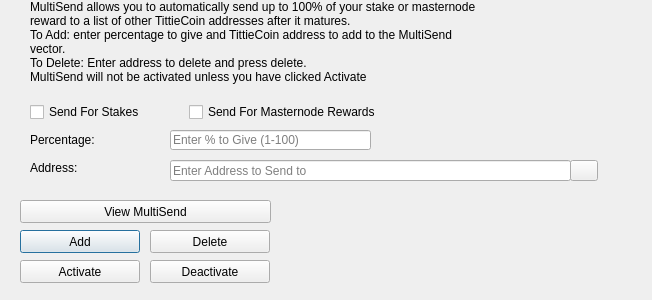
<?xml version="1.0" encoding="UTF-8"?>
<ui version="4.0">
 <class>MultiSendDialog</class>
 <widget class="QDialog" name="MultiSendDialog">
  <property name="windowModality">
   <enum>Qt::NonModal</enum>
  </property>
  <property name="geometry">
   <rect>
    <x>0</x>
    <y>0</y>
    <width>652</width>
    <height>300</height>
   </rect>
  </property>
  <property name="windowTitle">
   <string>MultiSend</string>
  </property>
  <widget class="QLineEdit" name="multiSendPercentEdit">
   <property name="geometry">
    <rect>
     <x>170</x>
     <y>130</y>
     <width>201</width>
     <height>20</height>
    </rect>
   </property>
   <property name="toolTip">
    <string>Enter whole numbers 1 - 100</string>
   </property>
   <property name="placeholderText">
    <string>Enter % to Give (1-100)</string>
   </property>
  </widget>
  <widget class="QLineEdit" name="multiSendAddressEdit">
   <property name="geometry">
    <rect>
     <x>170</x>
     <y>160</y>
     <width>401</width>
     <height>21</height>
    </rect>
   </property>
   <property name="toolTip">
    <string/>
   </property>
   <property name="placeholderText">
    <string>Enter Address to Send to</string>
   </property>
  </widget>
  <widget class="QLabel" name="label_2">
   <property name="geometry">
    <rect>
     <x>30</x>
     <y>0</y>
     <width>451</width>
     <height>121</height>
    </rect>
   </property>
   <property name="lineWidth">
    <number>1</number>
   </property>
   <property name="text">
    <string>MultiSend allows you to automatically send up to 100% of your stake or masternode reward to a list of other TittieCoin addresses after it matures.
To Add: enter percentage to give and TittieCoin address to add to the MultiSend vector.
To Delete: Enter address to delete and press delete.
MultiSend will not be activated unless you have clicked Activate</string>
   </property>
   <property name="alignment">
    <set>Qt::AlignLeading|Qt::AlignLeft|Qt::AlignTop</set>
   </property>
   <property name="wordWrap">
    <bool>true</bool>
   </property>
  </widget>
  <widget class="QLabel" name="message">
   <property name="geometry">
    <rect>
     <x>290</x>
     <y>200</y>
     <width>351</width>
     <height>91</height>
    </rect>
   </property>
   <property name="text">
    <string/>
   </property>
  </widget>
  <widget class="QPushButton" name="addButton">
   <property name="geometry">
    <rect>
     <x>20</x>
     <y>230</y>
     <width>120</width>
     <height>23</height>
    </rect>
   </property>
   <property name="toolTip">
    <string/>
   </property>
   <property name="statusTip">
    <string>Add to MultiSend Vector</string>
   </property>
   <property name="text">
    <string>Add</string>
   </property>
  </widget>
  <widget class="QPushButton" name="disableButton">
   <property name="geometry">
    <rect>
     <x>150</x>
     <y>260</y>
     <width>120</width>
     <height>23</height>
    </rect>
   </property>
   <property name="statusTip">
    <string>Deactivate MultiSend</string>
   </property>
   <property name="text">
    <string>Deactivate</string>
   </property>
  </widget>
  <widget class="QPushButton" name="addressBookButton">
   <property name="geometry">
    <rect>
     <x>570</x>
     <y>160</y>
     <width>28</width>
     <height>21</height>
    </rect>
   </property>
   <property name="toolTip">
    <string>Choose an address from the address book</string>
   </property>
   <property name="text">
    <string/>
   </property>
   <property name="icon">
    <iconset resource="../tittiecoin.qrc">
     <normaloff>:/icons/address-book</normaloff>:/icons/address-book</iconset>
   </property>
   <property name="shortcut">
    <string>Alt+A</string>
   </property>
   <property name="autoDefault">
    <bool>false</bool>
   </property>
  </widget>
  <widget class="QLabel" name="label">
   <property name="geometry">
    <rect>
     <x>30</x>
     <y>130</y>
     <width>121</width>
     <height>20</height>
    </rect>
   </property>
   <property name="toolTip">
    <string>Percentage of stake to send</string>
   </property>
   <property name="text">
    <string>Percentage:</string>
   </property>
  </widget>
  <widget class="QLabel" name="label_5">
   <property name="geometry">
    <rect>
     <x>30</x>
     <y>160</y>
     <width>111</width>
     <height>16</height>
    </rect>
   </property>
   <property name="toolTip">
    <string>Address to send portion of stake to</string>
   </property>
   <property name="text">
    <string>Address:</string>
   </property>
  </widget>
  <widget class="QPushButton" name="deleteButton">
   <property name="geometry">
    <rect>
     <x>150</x>
     <y>230</y>
     <width>120</width>
     <height>23</height>
    </rect>
   </property>
   <property name="toolTip">
    <string/>
   </property>
   <property name="statusTip">
    <string>Delete Address From MultiSend Vector</string>
   </property>
   <property name="text">
    <string>Delete</string>
   </property>
  </widget>
  <widget class="QPushButton" name="activateButton">
   <property name="geometry">
    <rect>
     <x>20</x>
     <y>260</y>
     <width>120</width>
     <height>23</height>
    </rect>
   </property>
   <property name="statusTip">
    <string>Activate MultiSend</string>
   </property>
   <property name="text">
    <string>Activate</string>
   </property>
  </widget>
  <widget class="QPushButton" name="viewButton">
   <property name="geometry">
    <rect>
     <x>20</x>
     <y>200</y>
     <width>251</width>
     <height>23</height>
    </rect>
   </property>
   <property name="toolTip">
    <string/>
   </property>
   <property name="statusTip">
    <string>View MultiSend Vector</string>
   </property>
   <property name="text">
    <string>View MultiSend</string>
   </property>
  </widget>
  <widget class="QWidget" name="horizontalLayoutWidget">
   <property name="geometry">
    <rect>
     <x>30</x>
     <y>100</y>
     <width>351</width>
     <height>24</height>
    </rect>
   </property>
   <layout class="QHBoxLayout" name="horizontalLayout">
    <item>
     <widget class="QCheckBox" name="multiSendStakeCheckBox">
      <property name="text">
       <string>Send For Stakes</string>
      </property>
     </widget>
    </item>
    <item>
     <widget class="QCheckBox" name="multiSendMasternodeCheckBox">
      <property name="text">
       <string>Send For Masternode Rewards</string>
      </property>
     </widget>
    </item>
   </layout>
  </widget>
 </widget>
 <resources>
  <include location="../tittiecoin.qrc"/>
 </resources>
 <connections/>
</ui>
